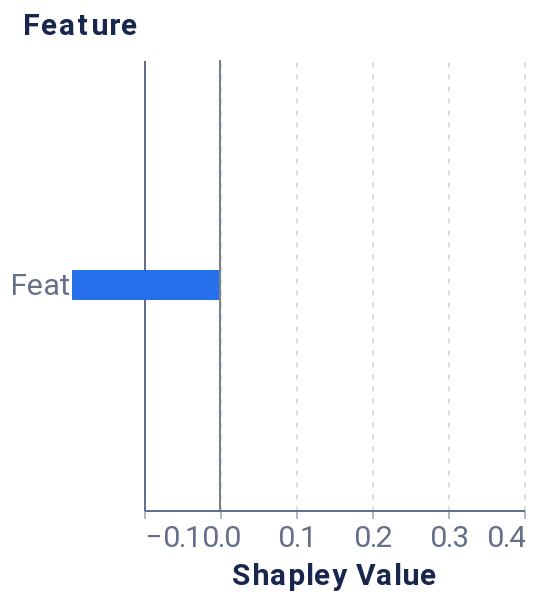

Here is the notebook cell this chart was saved with:
### Code cell
from timeshap.explainer import local_feat
from timeshap.plot import plot_feat_barplot

feature_dict = {'rs': 42, 'nsamples': 32000, 'feature_names': None, 'plot_features': None}
feature_data = local_feat(f, 
                          random_sequence, 
                          feature_dict,
                          entity_uuid=None, 
                          entity_col=None,
                          baseline=average_event, 
                          pruned_idx=pruning_idx)

feature_plot = plot_feat_barplot(feature_data, feature_dict.get('top_feats'), feature_dict.get('plot_features'))
feature_plot

### Figure 1 — Vega-Lite specification as saved in the notebook (floating-point values rounded to 4 significant figures)
{"config": {"axis": {"domain": true, "domainColor": "#666F89", "grid": false, "gridCap": "round", "gridColor": "#B3B7C4", "gridDash": [2, 4], "gridWidth": 0.5, "labelColor": "#666F89", "labelFont": "Roboto, Arial, sans-serif", "labelPadding": 2, "tickColor": "#666F89", "tickOpacity": 0.5, "tickSize": 4, "titleColor": "#19274E", "titleFont": "Roboto, Arial, sans-serif", "titleFontSize": 12}, "axisBand": {"domain": true, "labelPadding": 4, "ticks": false}, "axisY": {"domain": false, "titleAlign": "left", "titleAngle": 0, "titleX": -20, "titleY": -10}, "legend": {"labelColor": "#666F89", "labelFont": "Roboto, Arial, sans-serif", "labelFontSize": 12, "symbolSize": 40, "titleColor": "#19274E", "titleFont": "Roboto, Arial, sans-serif", "titleFontSize": 12, "titlePadding": 4}, "arc": {"stroke": "#FFFFFF", "strokeWidth": 1}, "bar": {"fill": "#2770EB", "stroke": null}, "line": {"stroke": "#2770EB", "strokeWidth": 2}, "path": {"stroke": "#2770EB", "strokeWidth": 0.5}, "point": {"fill": "#2770EB", "shape": "circle", "filled": true}, "rect": {"fill": "#2770EB"}, "rule": {"stroke": "#666F89"}, "shape": {"stroke": "#2770EB"}, "text": {"color": "#19274E", "font": "Roboto, Arial, sans-serif", "fontSize": 12}, "range": {"category": ["#2770EB", "#77B98A", "#DA5252", "#FFC400", "#A87AEA", "#00A39E", "#19274E"], "diverging": ["#006360", "#2BB3AE", "#96D9D7", "#FFFFFF", "#EDAAAA", "#DA5252", "#811D1D"], "heatmap": ["#18448F", "#1B4EA5", "#2770EB", "#4C88EE", "#82ACF3", "#A6C4F7", "#E9F1FD"], "ramp": ["#18448F", "#1B4EA5", "#2770EB", "#4C88EE", "#82ACF3", "#A6C4F7", "#E9F1FD"]}, "background": "#FFFFFF", "group": {"fill": "#FFFFFF"}, "header": {"labelColor": "#19274E", "labelFont": "Roboto, Arial, sans-serif", "labelFontSize": 12, "titleColor": "#19274E", "titleFont": "Roboto, Arial, sans-serif", "titleFontSize": 16}, "title": {"anchor": "start", "color": "#19274E", "font": "Roboto, Arial, sans-serif", "fontSize": 20, "fontWeight": "bold", "offset": 20, "subtitleColor": "#19274E", "subtitleFontSize": 16}, "view": {"continuousHeight": 300, "continuousWidth": 400, "stroke": "transparent"}}, "layer": [{"data": {"name": "data-d3e0461f2078ac118c2bf6aaf2017152"}, "mark": {"type": "bar", "size": 15, "thickness": 1}, "encoding": {"x": {"axis": {"grid": true, "labelFontSize": 15, "title": "Shapley Value", "titleFontSize": 15}, "field": "Shapley Value", "scale": {"domain": [-0.1, 0.4]}, "type": "quantitative"}, "y": {"axis": {"labelFontSize": 15, "title": "Feature", "titleFontSize": 15, "titleX": -61}, "field": "Feature", "sort": {"field": "sort_col", "order": "descending"}, "type": "nominal"}}}, {"data": {"name": "data-9c00aa9dc2b1c1a0b4bf9b34ead12925"}, "mark": {"type": "rule", "color": "#798184"}, "encoding": {"x": {"field": "x", "type": "quantitative"}}}], "height": 225, "width": 190, "$schema": "https://vega.github.io/schema/vega-lite/v4.17.0.json", "datasets": {"data-d3e0461f2078ac118c2bf6aaf2017152": [{"Random seed": 42, "NSamples": 32000, "Feature": "Feature 0", "Shapley Value": -0.1947, "sort_col": 0.1947}], "data-9c00aa9dc2b1c1a0b4bf9b34ead12925": [{"x": 0}]}}
